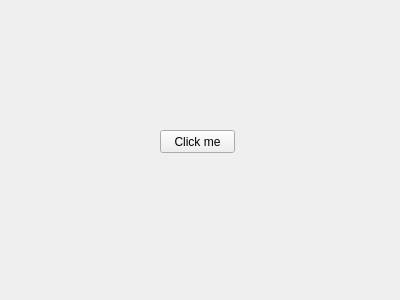
<?xml version="1.0" encoding="UTF-8"?>
<ui version="4.0">
 <class>Form</class>
 <widget class="QWidget" name="Form">
  <property name="geometry">
   <rect>
    <x>0</x>
    <y>0</y>
    <width>400</width>
    <height>300</height>
   </rect>
  </property>
  <property name="windowTitle">
   <string>Form</string>
  </property>
  <widget class="QPushButton" name="pushButton">
   <property name="geometry">
    <rect>
     <x>160</x>
     <y>130</y>
     <width>75</width>
     <height>23</height>
    </rect>
   </property>
   <property name="text">
    <string>Click me</string>
   </property>
  </widget>
 </widget>
 <resources/>
 <connections/>
</ui>
